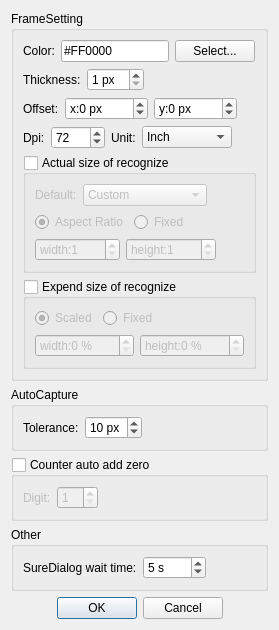
<?xml version="1.0" encoding="UTF-8"?>
<ui version="4.0">
 <class>Preference</class>
 <widget class="QDialog" name="Preference">
  <property name="geometry">
   <rect>
    <x>0</x>
    <y>0</y>
    <width>220</width>
    <height>535</height>
   </rect>
  </property>
  <property name="windowTitle">
   <string>Preference</string>
  </property>
  <layout class="QVBoxLayout" name="verticalLayout">
   <item>
    <widget class="QGroupBox" name="frameBox">
     <property name="sizePolicy">
      <sizepolicy hsizetype="Preferred" vsizetype="Fixed">
       <horstretch>0</horstretch>
       <verstretch>0</verstretch>
      </sizepolicy>
     </property>
     <property name="toolTip">
      <string>Setting of recoginze frame</string>
     </property>
     <property name="statusTip">
      <string>Setting of recoginze frame</string>
     </property>
     <property name="title">
      <string>FrameSetting</string>
     </property>
     <layout class="QFormLayout" name="formLayout_2">
      <property name="fieldGrowthPolicy">
       <enum>QFormLayout::AllNonFixedFieldsGrow</enum>
      </property>
      <item row="0" column="0">
       <layout class="QGridLayout" name="gridLayout">
        <item row="0" column="0">
         <widget class="QLabel" name="clolorLabel">
          <property name="toolTip">
           <string>The color of recognize frame.</string>
          </property>
          <property name="statusTip">
           <string>The color of recognize frame.</string>
          </property>
          <property name="text">
           <string>Color:</string>
          </property>
         </widget>
        </item>
        <item row="0" column="1">
         <widget class="QLineEdit" name="colorLineEdit">
          <property name="toolTip">
           <string>The color of recognize frame.</string>
          </property>
          <property name="statusTip">
           <string>The color of recognize frame.</string>
          </property>
          <property name="text">
           <string notr="true">#FF0000</string>
          </property>
         </widget>
        </item>
        <item row="0" column="2">
         <widget class="QPushButton" name="colorButton">
          <property name="toolTip">
           <string>Select the color of recognize frame.</string>
          </property>
          <property name="statusTip">
           <string>Select the color of recognize frame.</string>
          </property>
          <property name="text">
           <string>Select...</string>
          </property>
          <property name="icon">
           <iconset resource="resource.qrc">
            <normaloff>:/icons/bower.png</normaloff>:/icons/bower.png</iconset>
          </property>
         </widget>
        </item>
       </layout>
      </item>
      <item row="1" column="0">
       <layout class="QHBoxLayout" name="thicknessLayout">
        <item>
         <widget class="QLabel" name="thicknessLabel">
          <property name="toolTip">
           <string>The thickness of recognize frame.</string>
          </property>
          <property name="statusTip">
           <string>The thickness of recognize frame.</string>
          </property>
          <property name="text">
           <string>Thickness:</string>
          </property>
         </widget>
        </item>
        <item>
         <widget class="QSpinBox" name="thicknessSpinBox">
          <property name="toolTip">
           <string>The thickness of recognize frame.</string>
          </property>
          <property name="statusTip">
           <string>The thickness of recognize frame.</string>
          </property>
          <property name="suffix">
           <string> px</string>
          </property>
          <property name="minimum">
           <number>1</number>
          </property>
          <property name="value">
           <number>1</number>
          </property>
         </widget>
        </item>
       </layout>
      </item>
      <item row="2" column="0">
       <layout class="QHBoxLayout" name="offsetLayout">
        <item>
         <widget class="QLabel" name="offestLabel">
          <property name="toolTip">
           <string>The offset of recognize frame.</string>
          </property>
          <property name="statusTip">
           <string>The offset of recognize frame.</string>
          </property>
          <property name="text">
           <string>Offset:</string>
          </property>
         </widget>
        </item>
        <item>
         <widget class="QSpinBox" name="offsetSpinBox_x">
          <property name="toolTip">
           <string>The offset of recognize frame.</string>
          </property>
          <property name="statusTip">
           <string>The offset of recognize frame.</string>
          </property>
          <property name="suffix">
           <string> px</string>
          </property>
          <property name="prefix">
           <string>x:</string>
          </property>
          <property name="minimum">
           <number>-9999</number>
          </property>
          <property name="maximum">
           <number>9999</number>
          </property>
         </widget>
        </item>
        <item>
         <widget class="QSpinBox" name="offsetSpinBox_y">
          <property name="toolTip">
           <string>The offset of recognize frame.</string>
          </property>
          <property name="statusTip">
           <string>The offset of recognize frame.</string>
          </property>
          <property name="suffix">
           <string> px</string>
          </property>
          <property name="prefix">
           <string>y:</string>
          </property>
          <property name="minimum">
           <number>-9999</number>
          </property>
          <property name="maximum">
           <number>9999</number>
          </property>
         </widget>
        </item>
       </layout>
      </item>
      <item row="3" column="0">
       <layout class="QHBoxLayout" name="horizontalLayout_8">
        <item>
         <widget class="QLabel" name="dpiLabel">
          <property name="text">
           <string>Dpi:</string>
          </property>
         </widget>
        </item>
        <item>
         <widget class="QSpinBox" name="dpiBox">
          <property name="minimum">
           <number>1</number>
          </property>
          <property name="maximum">
           <number>1000</number>
          </property>
          <property name="value">
           <number>72</number>
          </property>
         </widget>
        </item>
        <item>
         <widget class="QLabel" name="unitLabel">
          <property name="text">
           <string>Unit:</string>
          </property>
         </widget>
        </item>
        <item>
         <widget class="QComboBox" name="unitBox">
          <item>
           <property name="text">
            <string>Inch</string>
           </property>
          </item>
          <item>
           <property name="text">
            <string>Centimeter</string>
           </property>
          </item>
          <item>
           <property name="text">
            <string>Millimeter</string>
           </property>
          </item>
          <item>
           <property name="text">
            <string>Metric inch</string>
           </property>
          </item>
          <item>
           <property name="text">
            <string>Pixel</string>
           </property>
          </item>
         </widget>
        </item>
       </layout>
      </item>
      <item row="5" column="0" colspan="2">
       <widget class="QGroupBox" name="aspectBox">
        <property name="toolTip">
         <string>The actual size of recognize frame (Not calculated expend size).</string>
        </property>
        <property name="statusTip">
         <string>The actual size of recognize frame (Not calculated expend size).</string>
        </property>
        <property name="title">
         <string>Actual size of recognize</string>
        </property>
        <property name="checkable">
         <bool>true</bool>
        </property>
        <property name="checked">
         <bool>false</bool>
        </property>
        <layout class="QFormLayout" name="formLayout_7">
         <item row="0" column="0">
          <layout class="QHBoxLayout" name="horizontalLayout">
           <item>
            <widget class="QLabel" name="defaultLabel">
             <property name="text">
              <string>Default:</string>
             </property>
            </widget>
           </item>
           <item>
            <widget class="QComboBox" name="defaultBox">
             <item>
              <property name="text">
               <string>Custom</string>
              </property>
             </item>
             <item>
              <property name="text">
               <string>1 Inch</string>
              </property>
             </item>
             <item>
              <property name="text">
               <string>Small 1 Inch</string>
              </property>
             </item>
             <item>
              <property name="text">
               <string>Big 1 Inch</string>
              </property>
             </item>
             <item>
              <property name="text">
               <string>2 Ich</string>
              </property>
             </item>
             <item>
              <property name="text">
               <string>ID</string>
              </property>
             </item>
             <item>
              <property name="text">
               <string>Academic level</string>
              </property>
             </item>
             <item>
              <property name="text">
               <string>Enrollment status</string>
              </property>
             </item>
            </widget>
           </item>
          </layout>
         </item>
         <item row="1" column="0">
          <layout class="QHBoxLayout" name="horizontalLayout_4">
           <item>
            <widget class="QRadioButton" name="scaledButton">
             <property name="toolTip">
              <string>Set the scale value of width/height</string>
             </property>
             <property name="statusTip">
              <string>Set the scale value of width/height</string>
             </property>
             <property name="text">
              <string>Aspect Ratio</string>
             </property>
             <property name="checked">
              <bool>true</bool>
             </property>
            </widget>
           </item>
           <item>
            <widget class="QRadioButton" name="fixedButton">
             <property name="toolTip">
              <string>Set fixed ignoring original size. If you want to output an image with fixed size, select it.</string>
             </property>
             <property name="statusTip">
              <string>Set fixed ignoring original size. If you want to output an image with fixed size, select it.</string>
             </property>
             <property name="text">
              <string>Fixed</string>
             </property>
            </widget>
           </item>
          </layout>
         </item>
         <item row="2" column="0">
          <layout class="QHBoxLayout" name="horizontalLayout_3">
           <item>
            <widget class="QSpinBox" name="aspectSpinBox_x">
             <property name="toolTip">
              <string>The actual size of recognize frame (Not calculated expend size).</string>
             </property>
             <property name="statusTip">
              <string>The actual size of recognize frame (Not calculated expend size).</string>
             </property>
             <property name="suffix">
              <string/>
             </property>
             <property name="prefix">
              <string>width:</string>
             </property>
             <property name="minimum">
              <number>1</number>
             </property>
             <property name="maximum">
              <number>1000</number>
             </property>
            </widget>
           </item>
           <item>
            <widget class="QSpinBox" name="aspectSpinBox_y">
             <property name="toolTip">
              <string>The actual size of recognize frame (Not calculated expend size).</string>
             </property>
             <property name="statusTip">
              <string>The actual size of recognize frame (Not calculated expend size).</string>
             </property>
             <property name="suffix">
              <string/>
             </property>
             <property name="prefix">
              <string>height:</string>
             </property>
             <property name="minimum">
              <number>1</number>
             </property>
             <property name="maximum">
              <number>1000</number>
             </property>
            </widget>
           </item>
          </layout>
         </item>
        </layout>
       </widget>
      </item>
      <item row="6" column="0" colspan="2">
       <widget class="QGroupBox" name="marginBox">
        <property name="toolTip">
         <string>The expend size (Margin) of recognize frame.</string>
        </property>
        <property name="statusTip">
         <string>The expend size (Margin) of recognize frame.</string>
        </property>
        <property name="title">
         <string>Expend size of recognize</string>
        </property>
        <property name="checkable">
         <bool>true</bool>
        </property>
        <property name="checked">
         <bool>false</bool>
        </property>
        <layout class="QFormLayout" name="formLayout_6">
         <item row="0" column="0">
          <layout class="QHBoxLayout" name="horizontalLayout_5">
           <item>
            <widget class="QRadioButton" name="scaledButton_2">
             <property name="toolTip">
              <string>Calculate with actual size.</string>
             </property>
             <property name="statusTip">
              <string>Calculate with actual size.</string>
             </property>
             <property name="text">
              <string>Scaled</string>
             </property>
             <property name="checked">
              <bool>true</bool>
             </property>
            </widget>
           </item>
           <item>
            <widget class="QRadioButton" name="fixedButton_2">
             <property name="toolTip">
              <string>Set fix margin.</string>
             </property>
             <property name="statusTip">
              <string>Set fix margin.</string>
             </property>
             <property name="text">
              <string>Fixed</string>
             </property>
            </widget>
           </item>
          </layout>
         </item>
         <item row="1" column="0">
          <layout class="QHBoxLayout" name="horizontalLayout_6">
           <item>
            <widget class="QSpinBox" name="marginSpinBox_x">
             <property name="toolTip">
              <string>The expend size (Margin) of recognize frame.</string>
             </property>
             <property name="statusTip">
              <string>The expend size (Margin) of recognize frame.</string>
             </property>
             <property name="suffix">
              <string> %</string>
             </property>
             <property name="prefix">
              <string>width:</string>
             </property>
             <property name="maximum">
              <number>1000</number>
             </property>
            </widget>
           </item>
           <item>
            <widget class="QSpinBox" name="marginSpinBox_y">
             <property name="toolTip">
              <string>The expend size (Margin) of recognize frame.</string>
             </property>
             <property name="statusTip">
              <string>The expend size (Margin) of recognize frame.</string>
             </property>
             <property name="suffix">
              <string> %</string>
             </property>
             <property name="prefix">
              <string>height:</string>
             </property>
             <property name="maximum">
              <number>1000</number>
             </property>
            </widget>
           </item>
          </layout>
         </item>
        </layout>
       </widget>
      </item>
     </layout>
    </widget>
   </item>
   <item>
    <widget class="QGroupBox" name="autoCaptureBox">
     <property name="sizePolicy">
      <sizepolicy hsizetype="Preferred" vsizetype="Fixed">
       <horstretch>0</horstretch>
       <verstretch>0</verstretch>
      </sizepolicy>
     </property>
     <property name="toolTip">
      <string>Set the auto capture argument.</string>
     </property>
     <property name="statusTip">
      <string>Set the auto capture argument.</string>
     </property>
     <property name="title">
      <string>AutoCapture</string>
     </property>
     <layout class="QFormLayout" name="formLayout_3">
      <property name="fieldGrowthPolicy">
       <enum>QFormLayout::AllNonFixedFieldsGrow</enum>
      </property>
      <item row="0" column="0">
       <layout class="QHBoxLayout" name="toleranceLayout">
        <item>
         <widget class="QLabel" name="toleranceLabel">
          <property name="toolTip">
           <string>If the frame float within this value, it might regard still and begin to capture after set time.</string>
          </property>
          <property name="statusTip">
           <string>If the frame float within this value, it might regard still and begin to capture after set time.</string>
          </property>
          <property name="text">
           <string>Tolerance:</string>
          </property>
         </widget>
        </item>
        <item>
         <widget class="QSpinBox" name="toleranceSpinBox">
          <property name="toolTip">
           <string>If the frame float within this value, it might regard still and begin to capture after set time.</string>
          </property>
          <property name="statusTip">
           <string>If the frame float within this value, it might regard still and begin to capture after set time.</string>
          </property>
          <property name="suffix">
           <string> px</string>
          </property>
          <property name="value">
           <number>10</number>
          </property>
         </widget>
        </item>
       </layout>
      </item>
     </layout>
    </widget>
   </item>
   <item>
    <widget class="QGroupBox" name="addZeroBox">
     <property name="sizePolicy">
      <sizepolicy hsizetype="Preferred" vsizetype="Fixed">
       <horstretch>0</horstretch>
       <verstretch>0</verstretch>
      </sizepolicy>
     </property>
     <property name="toolTip">
      <string>If enabled, the number of counter will be add zero before in order to filled the digit.</string>
     </property>
     <property name="statusTip">
      <string>If enabled, the number of counter will be add zero before in order to filled the digit.</string>
     </property>
     <property name="title">
      <string>Counter auto add zero</string>
     </property>
     <property name="checkable">
      <bool>true</bool>
     </property>
     <property name="checked">
      <bool>false</bool>
     </property>
     <layout class="QFormLayout" name="formLayout_4">
      <item row="0" column="0">
       <layout class="QHBoxLayout" name="horizontalLayout_2">
        <item>
         <widget class="QLabel" name="digitLabel">
          <property name="toolTip">
           <string>The digit of the counter.</string>
          </property>
          <property name="statusTip">
           <string>The digit of the counter.</string>
          </property>
          <property name="text">
           <string>Digit:</string>
          </property>
         </widget>
        </item>
        <item>
         <widget class="QSpinBox" name="digitSpinBox">
          <property name="toolTip">
           <string>The digit of the counter.</string>
          </property>
          <property name="statusTip">
           <string>The digit of the counter.</string>
          </property>
          <property name="minimum">
           <number>1</number>
          </property>
          <property name="maximum">
           <number>10</number>
          </property>
         </widget>
        </item>
       </layout>
      </item>
     </layout>
    </widget>
   </item>
   <item>
    <widget class="QGroupBox" name="otherBox">
     <property name="sizePolicy">
      <sizepolicy hsizetype="Preferred" vsizetype="Fixed">
       <horstretch>0</horstretch>
       <verstretch>0</verstretch>
      </sizepolicy>
     </property>
     <property name="toolTip">
      <string>Other setting.</string>
     </property>
     <property name="statusTip">
      <string>Other setting.</string>
     </property>
     <property name="title">
      <string>Other</string>
     </property>
     <layout class="QFormLayout" name="formLayout_5">
      <item row="0" column="0">
       <layout class="QHBoxLayout" name="horizontalLayout_7">
        <item>
         <widget class="QLabel" name="waitLabel">
          <property name="toolTip">
           <string>The time count down in the sure dialog.</string>
          </property>
          <property name="statusTip">
           <string>The time count down in the sure dialog.</string>
          </property>
          <property name="text">
           <string>SureDialog wait time:</string>
          </property>
         </widget>
        </item>
        <item>
         <widget class="QSpinBox" name="waitSpinBox">
          <property name="toolTip">
           <string>The time count down in the sure dialog.</string>
          </property>
          <property name="statusTip">
           <string>The time count down in the sure dialog.</string>
          </property>
          <property name="suffix">
           <string> s</string>
          </property>
          <property name="maximum">
           <number>1000</number>
          </property>
          <property name="value">
           <number>5</number>
          </property>
         </widget>
        </item>
       </layout>
      </item>
     </layout>
    </widget>
   </item>
   <item>
    <widget class="QDialogButtonBox" name="buttonBox">
     <property name="layoutDirection">
      <enum>Qt::LeftToRight</enum>
     </property>
     <property name="orientation">
      <enum>Qt::Horizontal</enum>
     </property>
     <property name="standardButtons">
      <set>QDialogButtonBox::Cancel|QDialogButtonBox::Ok</set>
     </property>
     <property name="centerButtons">
      <bool>true</bool>
     </property>
    </widget>
   </item>
  </layout>
 </widget>
 <resources>
  <include location="resource.qrc"/>
 </resources>
 <connections>
  <connection>
   <sender>buttonBox</sender>
   <signal>accepted()</signal>
   <receiver>Preference</receiver>
   <slot>accept()</slot>
   <hints>
    <hint type="sourcelabel">
     <x>248</x>
     <y>254</y>
    </hint>
    <hint type="destinationlabel">
     <x>157</x>
     <y>274</y>
    </hint>
   </hints>
  </connection>
  <connection>
   <sender>buttonBox</sender>
   <signal>rejected()</signal>
   <receiver>Preference</receiver>
   <slot>reject()</slot>
   <hints>
    <hint type="sourcelabel">
     <x>316</x>
     <y>260</y>
    </hint>
    <hint type="destinationlabel">
     <x>286</x>
     <y>274</y>
    </hint>
   </hints>
  </connection>
 </connections>
</ui>
